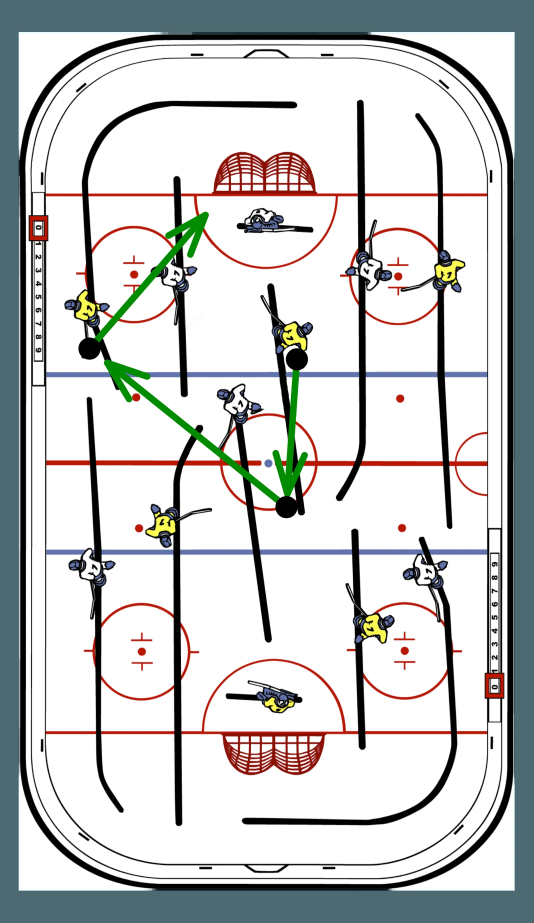
#> input picture references/combinations/puck-no-pictures/trick-fakie-invers-halv-agduro-8d975656.webp, 1600 x 2769 px (shown at 1/3 size)
$ python -i figure_views.py   (imports and definitions only)
#> lines starting #> are read from the running program, lines starting #| are printed output that depends on the picture; after the words box and inside, x2 and y2 are one past the last pixel; in counts of white or black regions, pixels touching at a corner belong together
"""Shared helpers for fitting figure molds to the user's photos (scripts/fit-figure-views.py).

Segmentation: STIGA figure plastic is strongly saturated (blue, yellow, tan/skin) against a dark, low-
saturation table with bright unsaturated wood-grain highlights; the skater's metal stick is unsaturated and
is excluded from both masks. Camera: pinhole in full-frame pixels, principal point at the frame centre.
"""
from __future__ import annotations

import json
import math
from pathlib import Path

import cv2
import numpy as np
from PIL import Image

REPO = Path(__file__).resolve().parents[1]
# Fixed camera aim point per mold (mold units): cameras stay valid when the layout changes.
TARGET = {"skater": np.array([2.0, 4.0, 24.0]), "goalie": np.array([2.0, 7.0, 24.0])}
# [1 line that did not run here, left out]


def colour_classes(rgb: np.ndarray):
    """Boolean masks (blue, yellow, warm) for an RGB uint8 image."""
    hsv = cv2.cvtColor(rgb, cv2.COLOR_RGB2HSV).astype(int)  # H 0-179, S, V 0-255
    h, s, v = hsv[..., 0], hsv[..., 1], hsv[..., 2]
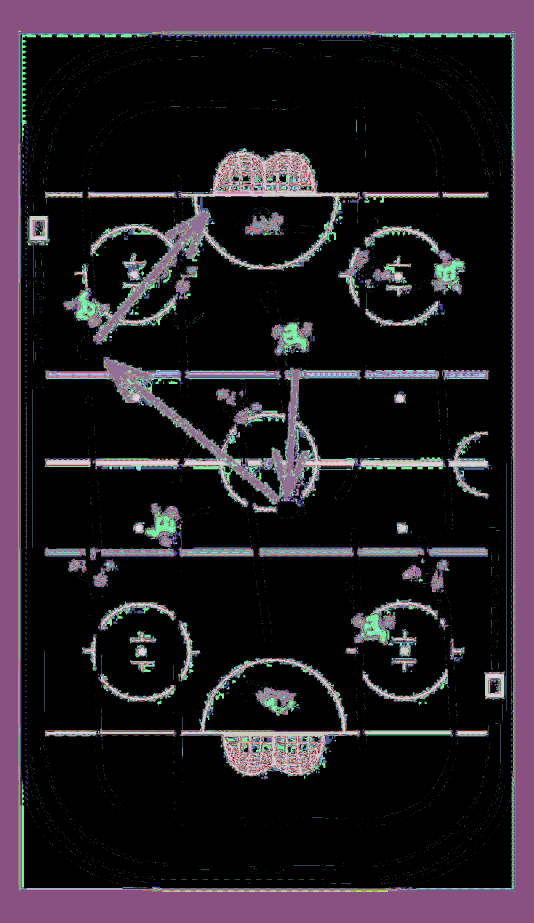
#> h: shape (2769, 1600) int64 (shown at 1/3 size); 178 distinct labels, from 0 to 179; one colour per label, 0 black
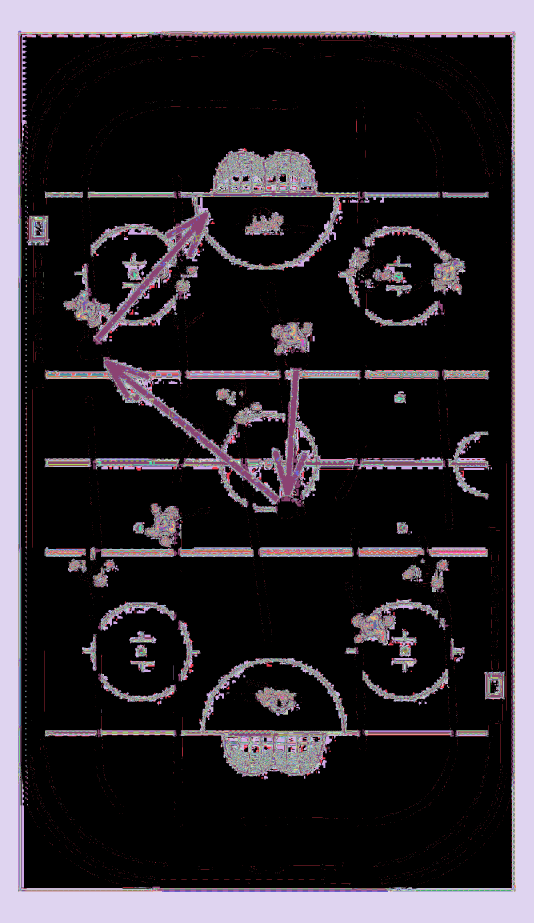
#> s: shape (2769, 1600) int64 (shown at 1/3 size); 256 distinct labels, from 0 to 255; one colour per label, 0 black
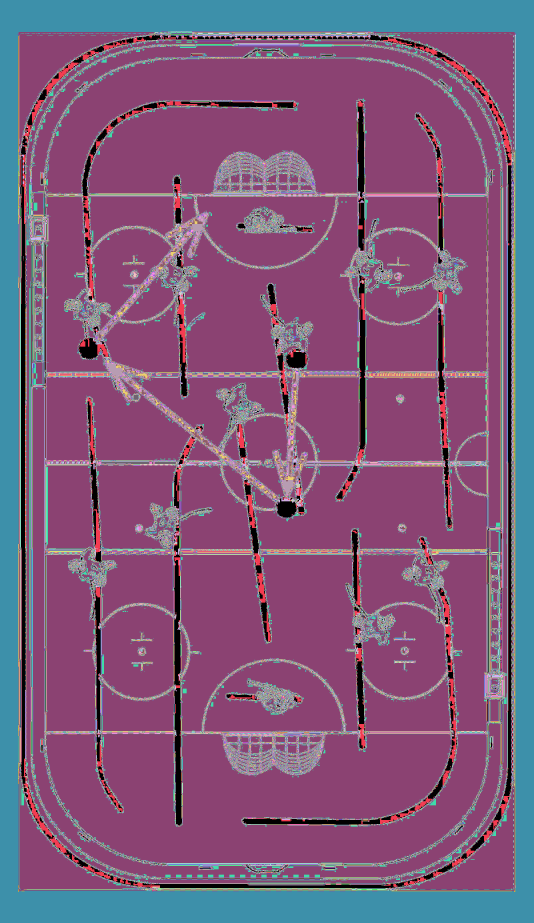
#> v: shape (2769, 1600) int64 (shown at 1/3 size); 256 distinct labels, from 0 to 255; one colour per label, 0 black
    blue = (h >= 95) & (h <= 125) & (s >= 90) & (v >= 60)
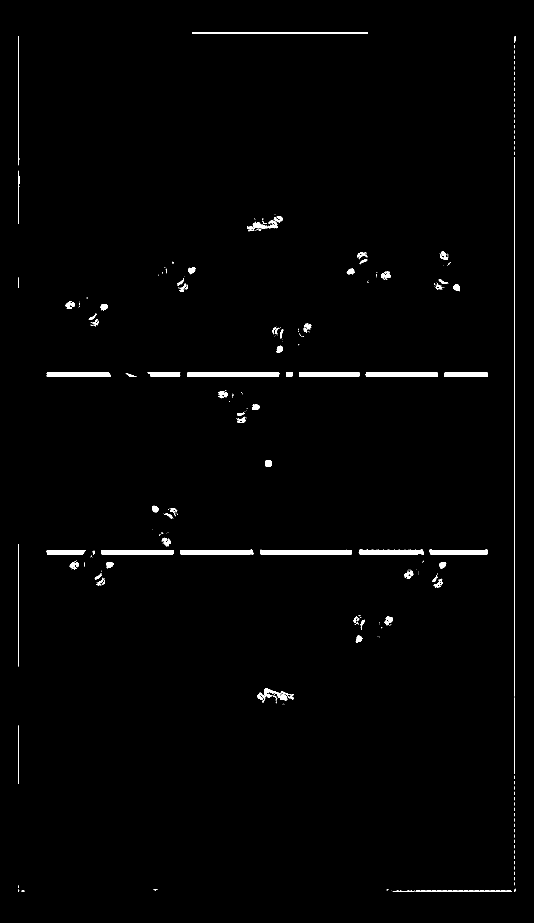
#> blue: shape (2769, 1600) bool (shown at 1/3 size); 1.1% white; 405 white regions (291 under 20 px), largest, box (x1, y1, x2, y2) and area: (561, 1117, 838, 1130) 3573, (780, 1649, 1055, 1663) 3547, (1097, 1117, 1313, 1131) 2841
    yellow = (h >= 15) & (h <= 35) & (s >= 120) & (v >= 90)
#> yellow: shape (2769, 1600) bool; 0.36% white; 64 white regions (48 under 20 px), largest, box (x1, y1, x2, y2) and area: (1090, 1843, 1158, 1928) 2782, (848, 969, 919, 1050) 2769, (439, 1548, 527, 1610) 2739
    warm = (h <= 14) | (h >= 170)
#> warm: shape (2769, 1600) bool; 78% white; 6194 black regions (5540 under 20 px), largest, box (x1, y1, x2, y2) and area: (0, 0, 1600, 2769) 655071, (134, 1070, 1084, 1514) 59531, (190, 592, 640, 1034) 34118
    warm = warm & (s >= 70) & (v >= 90)  # skin, tan goalie stick, fingers
#> warm: shape (2769, 1600) bool; 2.9% white; 64 white regions (3 under 20 px), largest, box (x1, y1, x2, y2) and area: (542, 456, 1074, 807) 29000, (544, 1976, 1075, 2325) 28658, (888, 1264, 1066, 1490) 4194
    return blue, yellow, warm


# [7 lines left out: function load_view, not called in this run]


def figure_mask(rgb: np.ndarray, include_warm: bool = True, exclude_polys=(), keep_components: int = 1):
    blue, yellow, warm = colour_classes(rgb)
    m = (blue | yellow | (warm if include_warm else False)).astype(np.uint8)
#> m: shape (2769, 1600); values 0 (black) and 1 (white), 4.3% white; 486 white regions (295 under 20 px), largest, box (x1, y1, x2, y2) and area: (542, 456, 1074, 807) 29009, (544, 1976, 1075, 2325) 28658, (887, 1264, 1066, 1490) 4204
    for poly in exclude_polys:
        cv2.fillPoly(m, [np.asarray(poly, np.int32)], 0)
    m = cv2.morphologyEx(m, cv2.MORPH_CLOSE, np.ones((5, 5), np.uint8))
#> m: shape (2769, 1600); values 0 (black) and 1 (white), 4.6% white; 197 white regions (83 under 20 px), largest, box (x1, y1, x2, y2) and area: (542, 456, 1074, 807) 31694, (544, 1976, 1075, 2325) 31475, (1061, 1806, 1310, 1928) 5757
    n, lab, stats, _ = cv2.connectedComponentsWithStats(m, 8)
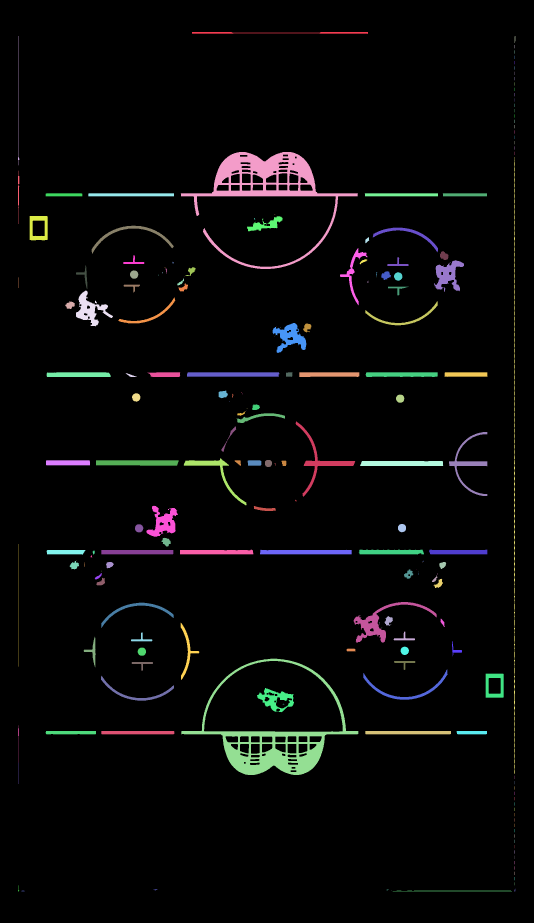
#> lab: shape (2769, 1600) int32 (shown at 1/3 size); 198 distinct labels, from 0 to 197; one colour per label, 0 black
#> n = 198; stats = 198 rows, first 6: [0, 0, 1600, 2769, 4224910], [576, 96, 528, 6, 1852], [54, 108, 4, 388, 409], [1544, 108, 2, 21, 36], [1544, 135, 1, 10, 10], [1544, 151, 1, 10, 10]
    order = 1 + np.argsort(-stats[1:, cv2.CC_STAT_AREA])
#> order = 197 values, max 197 at index 50, min 1 at index 37, mean 99
    out = np.zeros_like(m)
#> out: shape (2769, 1600); every value is 0
    for k in order[:keep_components]:
        out[lab == k] = 1
#> this loop made 1 pass
#> k on pass 1: 25
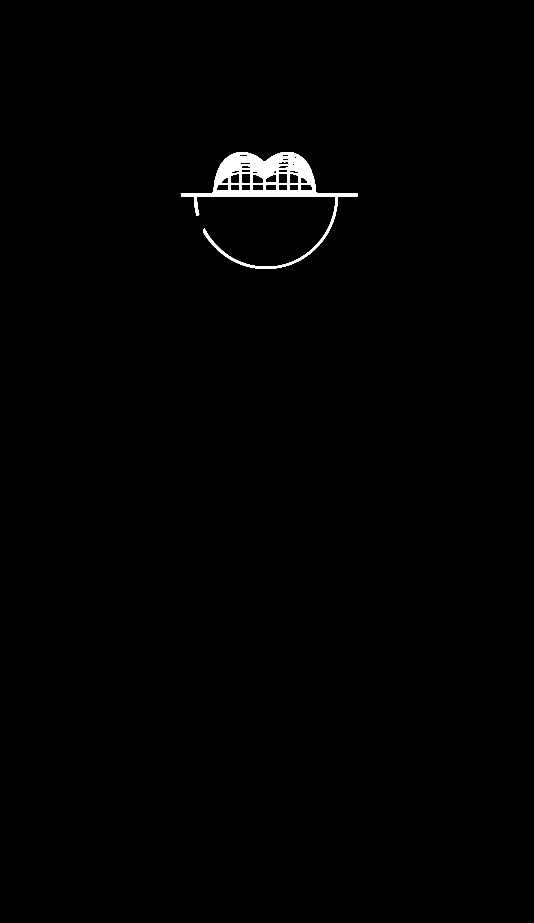
#> out: shape (2769, 1600) (shown at 1/3 size); values 0 (black) and 1 (white), 0.72% white; 1 white region
    # fill interior holes (dark seams, printed numbers)
    cnts, _ = cv2.findContours(out, cv2.RETR_EXTERNAL, cv2.CHAIN_APPROX_NONE)
#> cnts = 1 contour; box (x1, y1, x2, y2) and area: (542, 456, 1074, 807) 40797
    filled = np.zeros_like(out)
    cv2.drawContours(filled, cnts, -1, 1, -1)
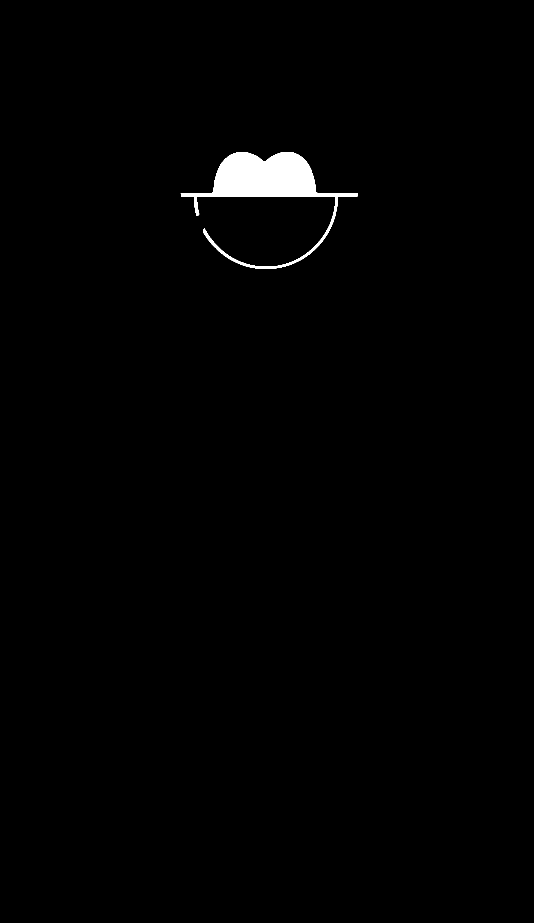
#> filled: shape (2769, 1600) (shown at 1/3 size); values 0 (black) and 1 (white), 0.95% white; 1 white region, box (x1, y1, x2, y2) and area: (542, 456, 1074, 807) 41963
    return filled.astype(bool)


# [41 lines left out: functions look_at, camera, project, model_mask, not called in this run]


PART_RGB = {"kit": (235, 185, 20), "blue": (50, 105, 200), "skin": (225, 160, 130), "stick_metal": (190, 190, 195),
            "stick_tan": (235, 150, 100), "socket_bore": (20, 20, 20)}


# [21 lines left out: function shaded_render, not called in this run]


def iou(a, b):
    u = (a | b).sum()
    return float((a & b).sum() / u) if u else 0.0


# [8 lines left out: function overlay, not called in this run]

>>> import cv2
>>> picture = cv2.cvtColor(cv2.imread('../references/combinations/puck-no-pictures/trick-fakie-invers-halv-agduro-8d975656.webp'), cv2.COLOR_BGR2RGB)
>>> result = figure_mask(picture)
